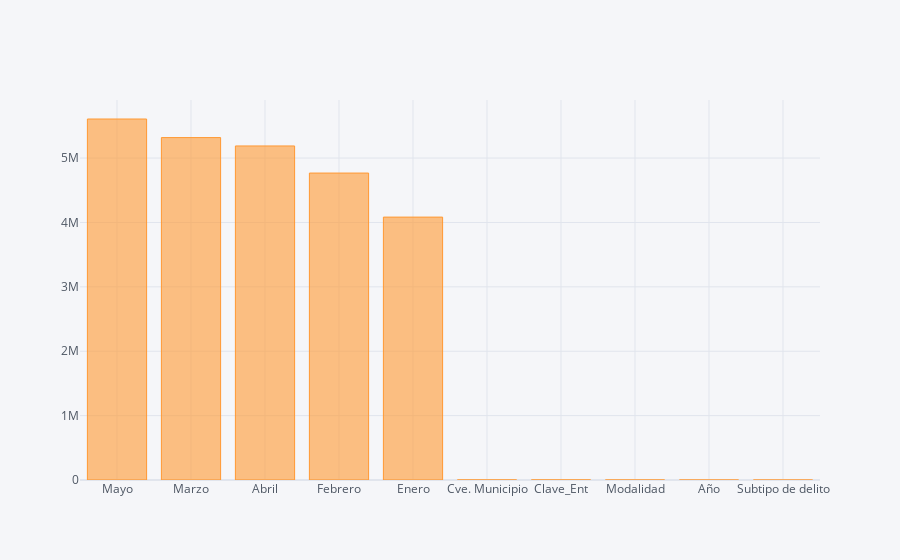

Notebook source saved alongside this figure:
### Code cell
pd.DataFrame(zip(var_1,sk.scores_),columns=['var','score']).set_index('var').sort_values(by='score',
                                  ascending=False).iplot(kind='bar',color='orange')

### Figure 1 — Plotly figure (JSON) as saved in the notebook; plotly's stock layout.template omitted (floating-point values rounded to 4 significant figures)
{"data": [{"marker": {"color": "rgba(255, 153, 51, 0.6)", "line": {"color": "rgba(255, 153, 51, 1.0)", "width": 1}}, "name": "score", "orientation": "v", "text": "", "type": "bar", "x": ["Mayo", "Marzo", "Abril", "Febrero", "Enero", "Cve. Municipio", "Clave_Ent", "Modalidad", "Año", "Subtipo de delito"], "y": [5607000.0, 5318000.0, 5188000.0, 4767000.0, 4083000.0, 1563.0, 1530.0, 779.1, 86.97, 0.0001608]}], "layout": {"legend": {"bgcolor": "#F5F6F9", "font": {"color": "#4D5663"}}, "paper_bgcolor": "#F5F6F9", "plot_bgcolor": "#F5F6F9", "title": {"font": {"color": "#4D5663"}}, "xaxis": {"gridcolor": "#E1E5ED", "showgrid": true, "tickfont": {"color": "#4D5663"}, "title": {"font": {"color": "#4D5663"}, "text": ""}, "zerolinecolor": "#E1E5ED"}, "yaxis": {"gridcolor": "#E1E5ED", "showgrid": true, "tickfont": {"color": "#4D5663"}, "title": {"font": {"color": "#4D5663"}, "text": ""}, "zerolinecolor": "#E1E5ED"}}}
